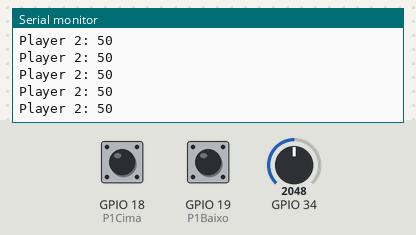
The sketch below on a simulated ESP32. On the bench: the last lines printed to the serial monitor. The inputs (shaded band) are chosen by the test bench; at power-on: GPIO 18 (P1Cima) HIGH, GPIO 19 (P1Baixo) HIGH, GPIO 34 = 2048.

Above: at 1.2 s.
1.3 s: GPIO 18 (P1Cima) pulled LOW for 0.15 s
At 1.56 s:
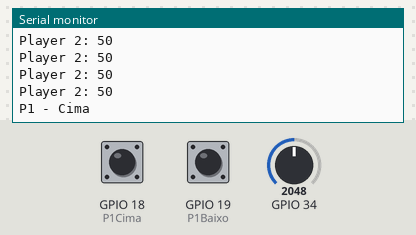
2.9 s: GPIO 19 (P1Baixo) pulled LOW for 0.15 s
At 3.16 s:
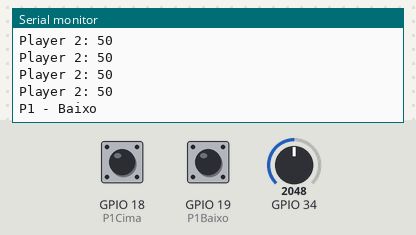
4.5 s: GPIO 34 set to 2866
At 4.76 s:
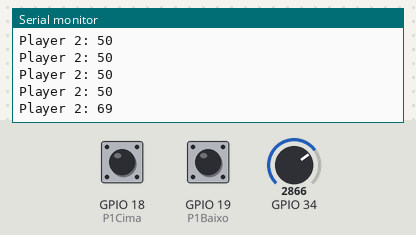
6.0 s: GPIO 34 set to 3603
At 6.16 s:
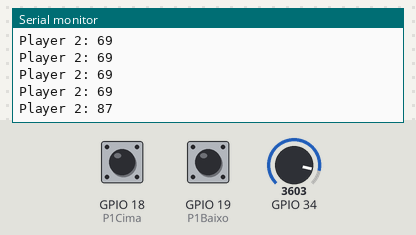
Timing chart, 0 to 8.5 s (numbered marks = the images above; inputs shaded):
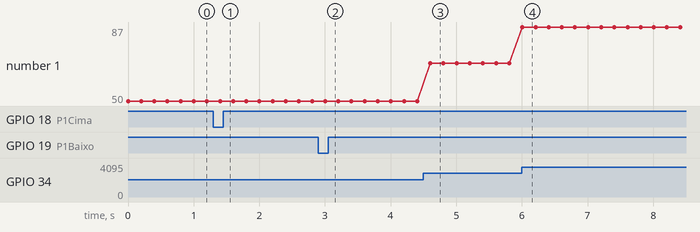

The sketch:

sketch_february19b.ino
```cpp
int valorPOT;

int flag = 0;
int flag1 = 0;

int porcent;

int P1Cima = 18;
int P1Baixo = 19;

void setup() {
// put your setup code here, to run once:
    Serial.begin(9600);

    pinMode(P1Cima, INPUT_PULLUP);
    pinMode(P1Baixo, INPUT_PULLUP);
}

void loop() {
// put your main code here, to run repeatedly:
    valorPOT = analogRead(34);
    porcent = map(valorPOT, 0, 4095, 0, 100);

    Serial.print("Player 2: ");
    Serial.println(porcent);

    if(digitalRead(P1Cima) == LOW && flag == 0){
        Serial.println("P1 - Cima");
        flag = 1;
    }else if(digitalRead(P1Cima) == HIGH){
        flag = 0;
    }

    if(digitalRead(P1Baixo) == LOW && flag1 == 0){
        Serial.println("P1 - Baixo");
        flag1 = 1;
    }else if(digitalRead(P1Baixo) == HIGH){
        flag1 = 0;
    }

    delay(200);
}
```

Measured:
- after the input at 1.3 s, the serial monitor: prints a new line after 0.10 s (image 1)
- after the input at 2.9 s, the serial monitor: prints a new line after 0.10 s (image 2)
- after the input at 4.5 s, the serial monitor: prints a new line after 0.11 s (image 3)
- after the input at 6.0 s, the serial monitor: prints a new line at once (image 4)
- plotted number 1: 50 → 69 after the input at 4.5 s, 69 → 87 after the input at 6.0 s
